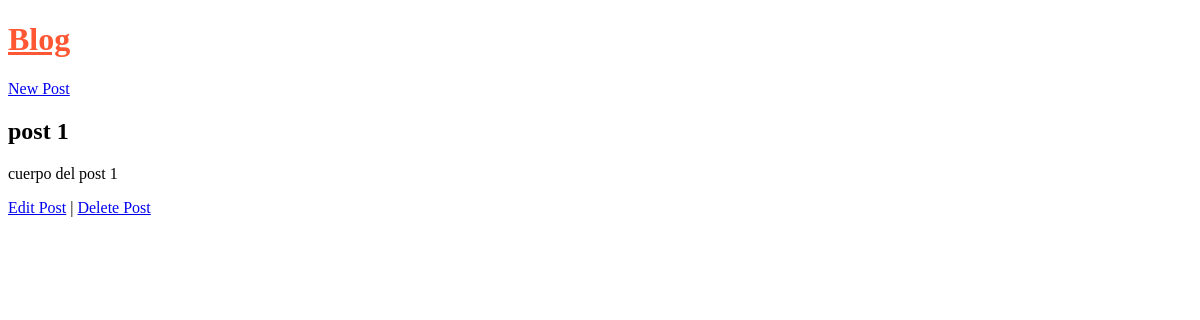
Before: /post/1/ with the older database file.
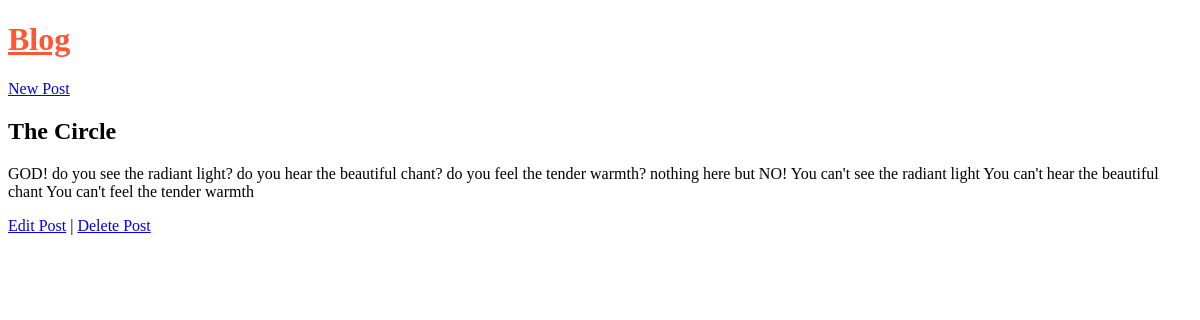
After: the same page with the newer database file.
### blogs/models.py (models this page shows, shortened)
class Post(models.Model):
    title = models.CharField(max_length=120)
    body = models.TextField()
    author = models.ForeignKey(
        "auth.User",
        on_delete=models.CASCADE,
    )
    created_at = models.DateTimeField(auto_now_add=True)

### blogs/views.py (the view)
# urls.py: path("post/<int:pk>/", BlogDetailView.as_view(), name="detail"),
class BlogDetailView(DetailView):
    model = Post
    template_name = "post_detail.html"

### templates/post_detail.html
{% extends "_base.html" %}
{% block content %}
    <h2>{{ post.title }}</h2>
    <p>{{ post.body }}</p>
    <a href="{% url 'update' post.pk %}">Edit Post</a> |
    <a href="{% url 'delete' post.pk %}">Delete Post</a>
{% endblock content %}

### templates/_base.html (shortened to what this page needs)
{% load static %}
<!DOCTYPE html>
<html lang="en">
<head>
    <link rel="stylesheet" href="{% static 'css/base.css' %}">
</head>
<body>
    <header>
        <h1>
            <a href="{% url 'home' %}">Blog</a>
        </h1>
    </header>
    <div>
    <a href="{% url 'create' %}">New Post</a>
    </div>
    {% block content %}
    {% endblock content %}
</body>
</html>

### static/css/base.css (style rules this page uses)
header h1 a { color: #ff5733; }

Changed rows visible on the page:
changed Post: title "post 1" → "The Circle"; body "cuerpo del post 1" → "GOD! do you see the radiant light? do you hear the beautiful chant? do you feel the tender warmth? nothing here but NO! You can't see the radiant light You can't hear the beautiful chant You can't feel the tender warmth"
